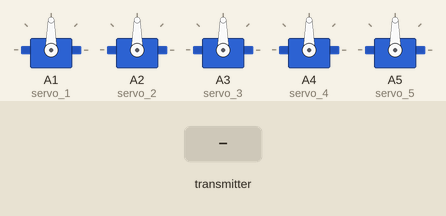
Simulated run of this sketch. Board: Arduino Uno, built with avr-gcc and run on an emulated ATmega328P. On the bench: 5 × servo. Inputs (shaded band) come from the test bench. No radio packets arrive unless stated.

Above: at 1.2 s.
1.3 s: the transmitter starts sending buttonState1 = 1
At 1.45 s:
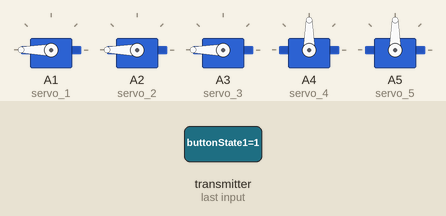
4.3 s: the transmitter starts sending buttonState1 = 0
At 5.5 s:
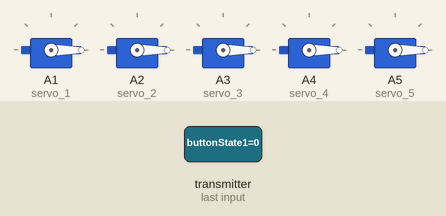
5.8 s: the transmitter starts sending buttonState1 = 1
At 5.96 s:
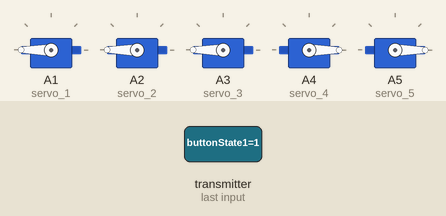
Timing chart, 0 to 70.3 s (numbered marks = the images above; inputs shaded):
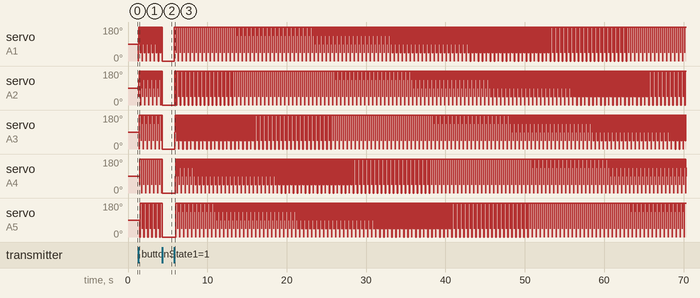

The sketch:

Group16_hand_reciever.ino
```cpp
#include <SPI.h>
#include <RF24.h>
#include <nRF24L01.h>
#include <Servo.h>

int pos = 0;

Servo servo_1;
Servo servo_2;
Servo servo_3;
Servo servo_4;
Servo servo_5;

int j_1,j_2,j_3,j_4,j_5;

RF24 radio(9,10); // declaring CE and CSN pins
const byte address[]="16523";

bool buttonState1=0;
bool buttonState2=0;
bool buttonState3=0;
bool buttonState4=0;
bool buttonState5=0;

void setup(){
  radio.begin();
  radio.openReadingPipe(0, address);
  radio.setPALevel(RF24_PA_MIN);
  radio.startListening();

  servo_1.attach(A1);
  servo_2.attach(A2);
  servo_3.attach(A3);
  servo_4.attach(A4);
  servo_5.attach(A5);
}


void loop() {
  while(radio.available()){
    radio.read(&buttonState1, sizeof(buttonState1));
    if(buttonState1){
      for (pos = 0; pos <= 180; pos += 45){
      servo_1.write(pos);
      j_1=pos;
      delay(10);
      }
    }
    else if(buttonState1==0 && j_1>0){
      servo_1.write(0);
    }
    radio.read(&buttonState2, sizeof(buttonState2));
    if(buttonState2){
      for (pos = 0; pos <= 180; pos += 45){
      servo_2.write(pos);
      j_2=pos;
      delay(10);
      }
    }
    else if(buttonState2==0 && j_2>0){
      servo_2.write(0);
    }

    radio.read(&buttonState3, sizeof(buttonState3));
    if(buttonState3){
      for (pos = 0; pos <= 180; pos += 45){
      servo_3.write(pos);
      j_3=pos;
      delay(10);
      }
    }
    else if(buttonState3==0 && j_3>0){
      servo_3.write(0);
    }

    radio.read(&buttonState4,sizeof(buttonState4));
    if(buttonState4){
      for (pos = 0; pos <= 180; pos += 45){
      servo_4.write(pos);
      j_4=pos;
      delay(10);
      }
    }
    else if(buttonState4==0 && j_4>0){
      servo_4.write(0);
    }

    radio.read(&buttonState5,sizeof(buttonState5));
    if(buttonState5){
      for (pos = 0; pos <= 180; pos += 45){
      servo_5.write(pos);
      j_5=pos;
      delay(10);
      }
    }
    else if(buttonState5==0 && j_5>0){
      servo_5.write(0);
    }
  }
}
```

Measured:
- after the input at 1.3 s, servo on A1 (servo_1): 90° → 0° at once, then repeats every 0.50 s: 90° 0.02 s, 180° 0.22 s, 45° 0.02 s, 135° 0.02 s, 180° 0.20 s, 0° 0.02 s; servo on A2 (servo_2): 90° → 45° after 0.06 s, then repeats every 0.50 s: 135° 0.02 s, 180° 0.20 s, 0° 0.02 s, 90° 0.02 s, 180° 0.22 s, 45° 0.02 s
- after the input at 4.3 s, servo on A1 (servo_1): goes on until 4.3 s, then stays 0°
